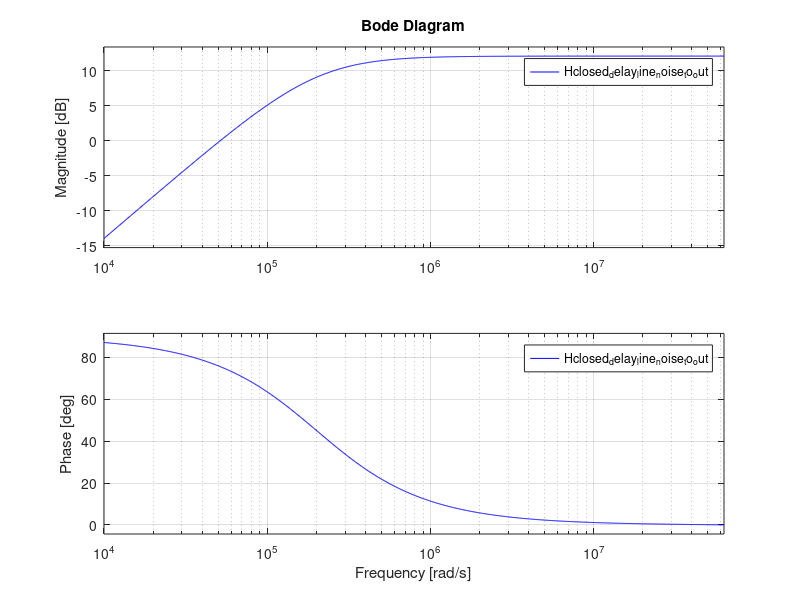

Write MATLAB code to recreate this figure.
pkg load control;
Icp=0.02;
Kdl=10^-9;
C=10^-10;
K=Icp*Kdl/C;
Tref=50*10^-9;
z= tf("z",Tref);
Hclosed_delay_line_noise_to_out=4*(z-1)/(z-(1-K));
[mag,phase,w]=bode(Hclosed_delay_line_noise_to_out,{1,4*10^7});
for i=1:numel(mag)
  if w(i)<=100
    psd_in_db=0;
  end
  if 100<w(i)<=10^6
    psd_in_db(i)=60-log10(w(i))*30;
   end
  if 10^6<w(i)
    psd_in_db(i)=-120-(log10(w(i))-6)*20;
   end
   
end
psd_in=10.^(psd_in_db./10);
psd_out=psd_in.*(mag'.^2);
P_rms=sum(psd_out);
A_rms=sqrt(P_rms);
A_rms_t=A_rms*Tref/(2*pi);
#bode(Hclosed_delay_line_noise_to_out);
plot(log10(w),10*log10(psd_in),"r");
hold on;
#k=1/100
for i=1:1:3
  if i==1
    K=1/10;
   end
   if i==2
     K=1/30;
    end
   if i==3;
     K=1/100;
    end
    Hclosed_delay_line_noise_to_out=4*(z-1)/(z-(1-K));
    [mag,phase,w]=bode(Hclosed_delay_line_noise_to_out,{1,4*10^7});
    psd_out=psd_in.*(mag'.^2);
    P_rms=sum(psd_out);
    A_rms=sqrt(P_rms);
    A_rms_t=A_rms*Tref/(2*pi); 
    if i==1
    #bode(Hclosed_delay_line_noise_to_out,"r");
    #set(findobj(gcf,"type","axes"),"nextplot","add");
    #plot(log10(w),10*log(mag),"r");
    plot(log10(w),10*log10(psd_out),"r");
    tj1=A_rms_t*10^12;
   end
   if i==2
   # bode(Hclosed_delay_line_noise_to_out,"b");
   # plot(log10(w),10*log(mag),"g");
   plot(log10(w),10*log10(psd_out),"b");
    tj2=A_rms_t*10^12;
    end
   if i==3;
    # bode(Hclosed_delay_line_noise_to_out,"g");
   #plot(log10(w),10*log(mag),"b");
    plot(log10(w),10*log10(psd_out),"g");
    tj3=A_rms_t*10^12;
    end
end 
k=1/10;
Hclosed_delay_line_noise_to_out=4*(z-1)/(z-(1-K));
bode(Hclosed_delay_line_noise_to_out,"b");
hold off;
